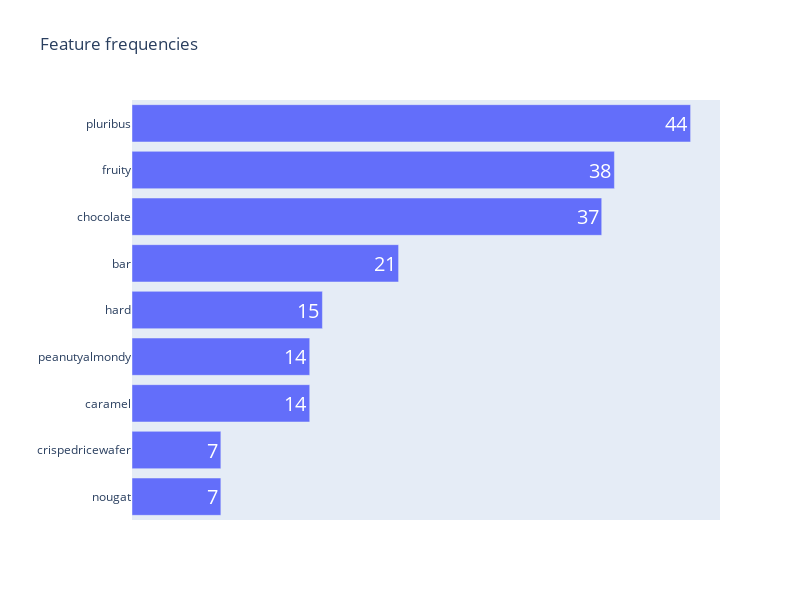

The cell this chart's notebook holds for it:
### Code cell
# Feature frequencies 
fig = px.bar(x = df[dummies].sum(axis = 0).sort_values(), 
             y = df[dummies].sum(axis = 0).sort_values().index,
             labels = {'x': '', 'y': ''},
             title = 'Feature frequencies',
             text_auto = True,
             width = 800,
             height = 600)
fig.update_layout(yaxis_visible = True, xaxis_visible = False, xaxis_showticklabels = False)
fig.update_traces(textfont = dict(size = 20))
fig.show()

### Figure 1 — Plotly figure (JSON) as saved in the notebook; plotly's stock layout.template omitted (floating-point values rounded to 4 significant figures)
{"data": [{"alignmentgroup": "True", "hovertemplate": "=%{y}<extra></extra>", "legendgroup": "", "marker": {"color": "#636efa", "pattern": {"shape": ""}}, "name": "", "offsetgroup": "", "orientation": "h", "showlegend": false, "textfont": {"size": 20}, "textposition": "auto", "texttemplate": "%{x}", "type": "bar", "x": [7, 7, 14, 14, 15, 21, 37, 38, 44], "xaxis": "x", "y": ["nougat", "crispedricewafer", "caramel", "peanutyalmondy", "hard", "bar", "chocolate", "fruity", "pluribus"], "yaxis": "y"}], "layout": {"barmode": "relative", "height": 600, "legend": {"tracegroupgap": 0}, "title": {"text": "Feature frequencies"}, "width": 800, "xaxis": {"anchor": "y", "autorange": true, "domain": [0, 1], "range": [0, 46.32], "showticklabels": false, "title": {"text": ""}, "type": "linear", "visible": false}, "yaxis": {"anchor": "x", "autorange": true, "domain": [0, 1], "range": [-0.5, 8.5], "title": {"text": ""}, "type": "category", "visible": true}}}
